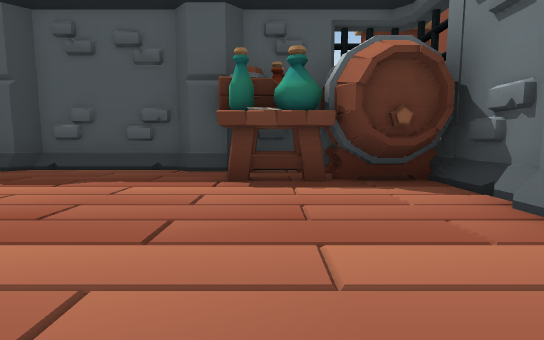
view 1 (above)

12 first-person views from a walk through a 3-D level made in the Unity game engine. The camera is 0.59 m above the floor, tilts 6° down and sees 85° across. The floor is counted in squares, 1 m on a side. Each view is taken from the middle of a square. On the plan, view 1 faces up. The plan holds only what a view shows up to about 9 squares ahead; the rest is blank. The place goes on beyond the plan. Some surface patterns are stand-ins.

view 2
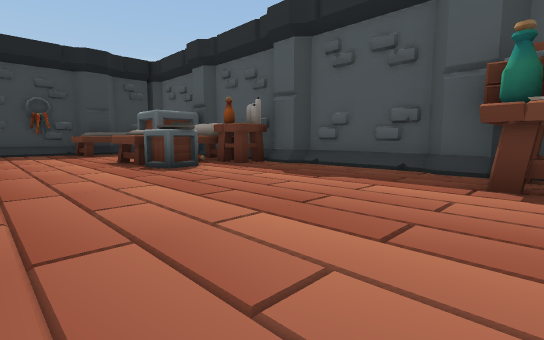

view 3
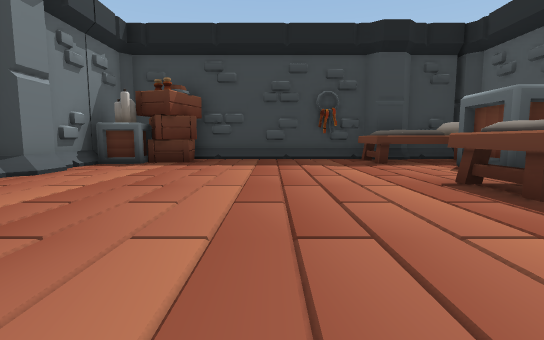

view 4
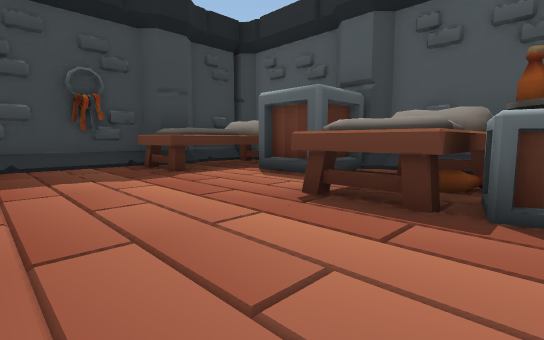

view 5
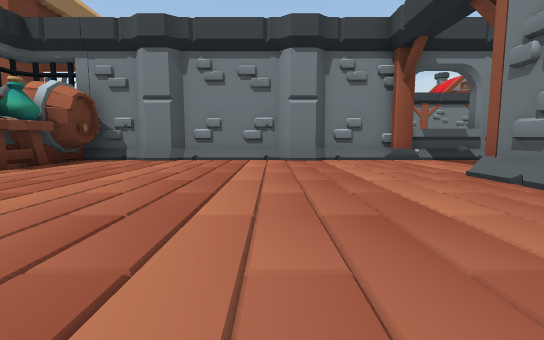

view 6
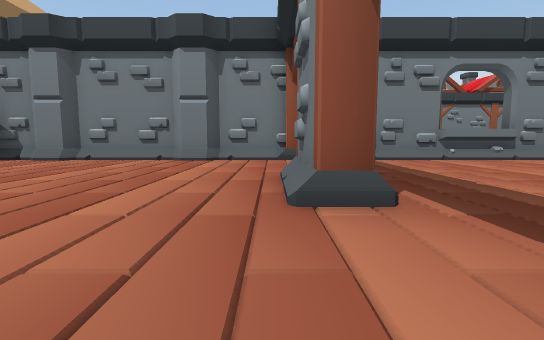

view 7
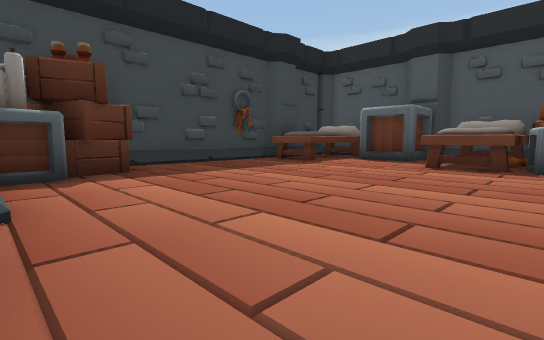

view 8
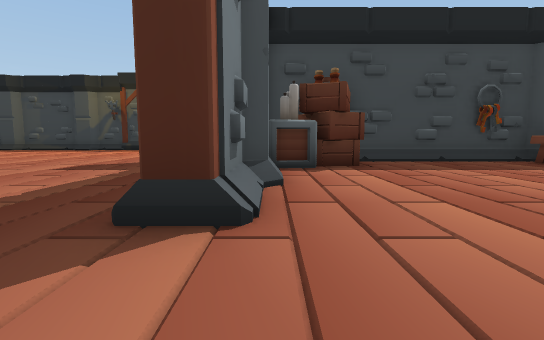

view 9
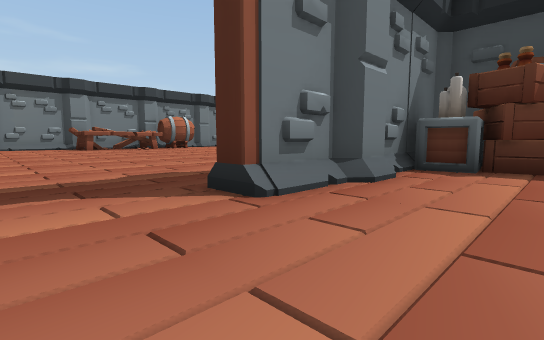

view 10
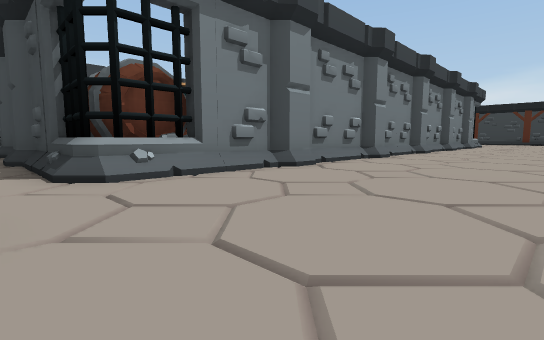

view 11
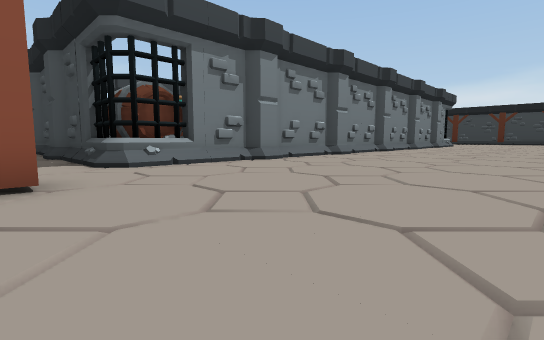

view 12
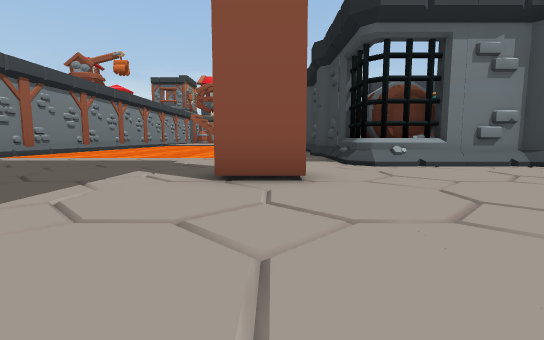

### Floor plan
Key: @ floor where view 1 was taken; # wall or solid block; . main floor; - floor 0.05 m lower than the main floor; / step, stairs or slope; ≈ lava the walk keeps out of; ^ raised ledge; P pillar; B box; E bed; C crate; A candle; O other object.
Columns run from 14 left of view 1 to 12 right of it. Each row starts with its distance up from view 1.
 13           ----------
 12          ------------
 11          -------------
 10         ---------------
  9         ----------------
  8          ----------#-----
  7  P   P   P---P----- ------
  6  #P P###P#####P##^- -------
  5  PEEBBEEE....OOOO#-  ------
  4  # EBB E......OOO#/  //////
  3  #EE..EEE........P≈
  2  #..............P#≈
  1  #...............#
  0  #............@..#
 -1  #...............P
 -2  #C.............P#
 -3  #CC.............#
 -4  ##AP............#
 -5        #...##....#
 -6     .............#
 -7   ........ ......#
 -8 ..........  .....#
 -9 ..........   ....#
-10 .... .....    ...#
-11 ...   ....     ..#
-12        ..

Positions as (right, up) in squares from view 1, and headings:
1: (0, 0), facing up
2: (0, 0), facing up-left
3: (-4, 0), facing left
4: (-6, 0), facing up-left
5: (-6, -1), facing right
6: (-6, -4), facing right
7: (-6, -4), facing up-left
8: (-5, -4), facing left
9: (-5, -2), facing down-left
10: (4, 11), facing down-left
11: (5, 13), facing down-left
12: (5, 13), facing down
